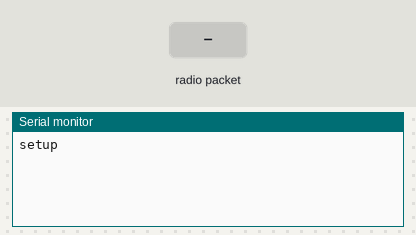
A sketch run on a simulated Arduino Uno, built with avr-gcc and run on an emulated ATmega328P. Shown: the last lines printed to the serial monitor. The test bench sets the inputs (shaded band). No radio packets arrive unless stated.

Above: at 1.2 s.
1.3 s: radio packet "5" arrives
At 2.5 s:
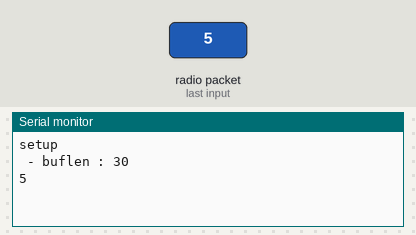
2.8 s: radio packet "90" arrives
At 4.0 s:
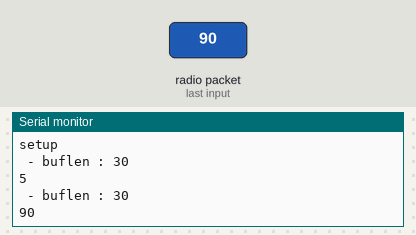
4.3 s: radio packet "200" arrives
At 4.9 s:
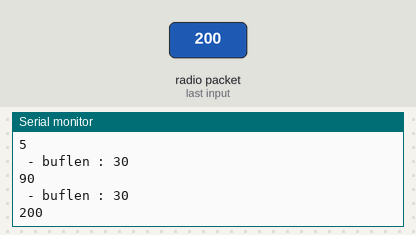

The sketch:

bike_server_virtualwire.ino
```cpp
// (licence header left out)
#include <VirtualWire.h>


///
/// VARIABLES
///

//For counting number of times the magnet passes the reed switch
unsigned long rotationCount ;
// Message Count
unsigned long msgSequenceCount;
// Set client ID so server knows which bike message is being sent from.
int clientId ;
// Message to send
char StringReceived[22];
  const char *msgpretest = "##BM##" ;
char MesgPrefix[22] ;


boolean isValid = true;

void setup()
{
    Serial.begin(9600); // Debugging only
    Serial.println("setup");
    vw_set_rx_pin(8);
    // Initialise the IO and ISR
    vw_set_ptt_inverted(true); // Required for DR3100
    vw_setup(2000);      // Bits per sec
    vw_rx_start();       // Start the receiver PLL running
}
void loop()
{


    uint8_t buf[VW_MAX_MESSAGE_LEN];
    uint8_t buflen = VW_MAX_MESSAGE_LEN;
    // Wait for a message

    vw_wait_rx();
    // Serial.print("Got pre ");

   //  Serial.print("buf : ");

  //   Serial.print(vw_get_message(buf, &buflen));
    Serial.print(" - buflen : ");
    Serial.println( buflen );


    if (vw_get_message(buf, &buflen)) // Non-blocking
    {


        int i;
        const char *msg = "goodbye";
        digitalWrite(13, true); // Flash a light to show received good message
        // Message with a good checksum received, dump it.

       //   Serial.print("Buffer len: ");
          //  Serial.println(buflen);
        for (i = 0; i < buflen; i++)
        {

            // Serial.print("Letter: ");
           //   Serial.println(char(buf[i]));

              StringReceived[i] = char(buf[i]);

        }


//
         for (i = 0; i < 5; i++)
        {
             if  (StringReceived[i] != msgpretest[i]);
             isValid = false ;
        }
//
//         //Serial.println(isValid);
//
         sscanf(StringReceived, "%s,%d,%d,%d", MesgPrefix, &clientId, &msgSequenceCount, &rotationCount); // Converts a string to an array
//
        Serial.println(StringReceived);
        // Send a reply
      //  vw_send((uint8_t *)msg, strlen(msg));
        digitalWrite(13, false);

        memset( StringReceived, 0, sizeof( StringReceived));// This line is for reset the StringReceived
         isValid = true;

         //  Serial.println("done");
    }
    //delay (500);
}
```

Measured:
- after the input at 1.3 s, the serial monitor: prints a new line at once (image 1)
- after the input at 2.8 s, the serial monitor: prints a new line at once (image 2)
- after the input at 4.3 s, the serial monitor: prints a new line at once (image 3)
